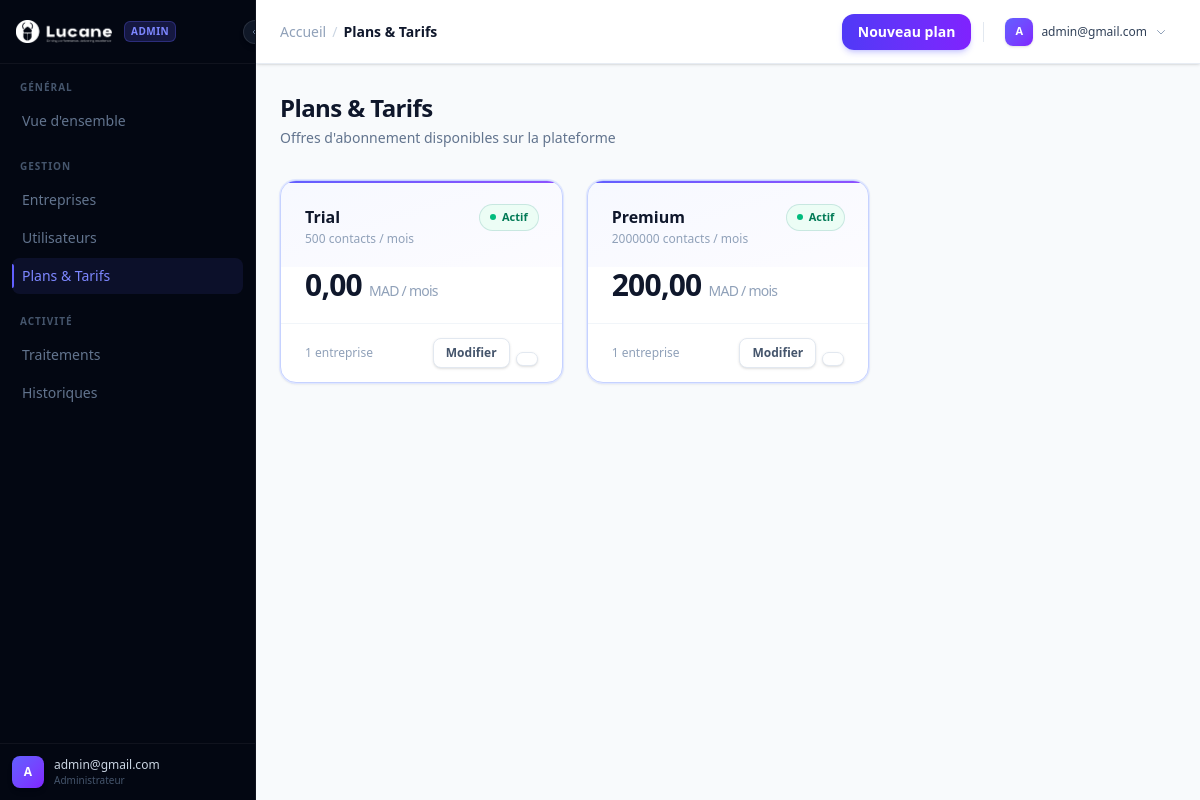
Page /dashboard/admin/plans/ (signed in) on the earlier database version.
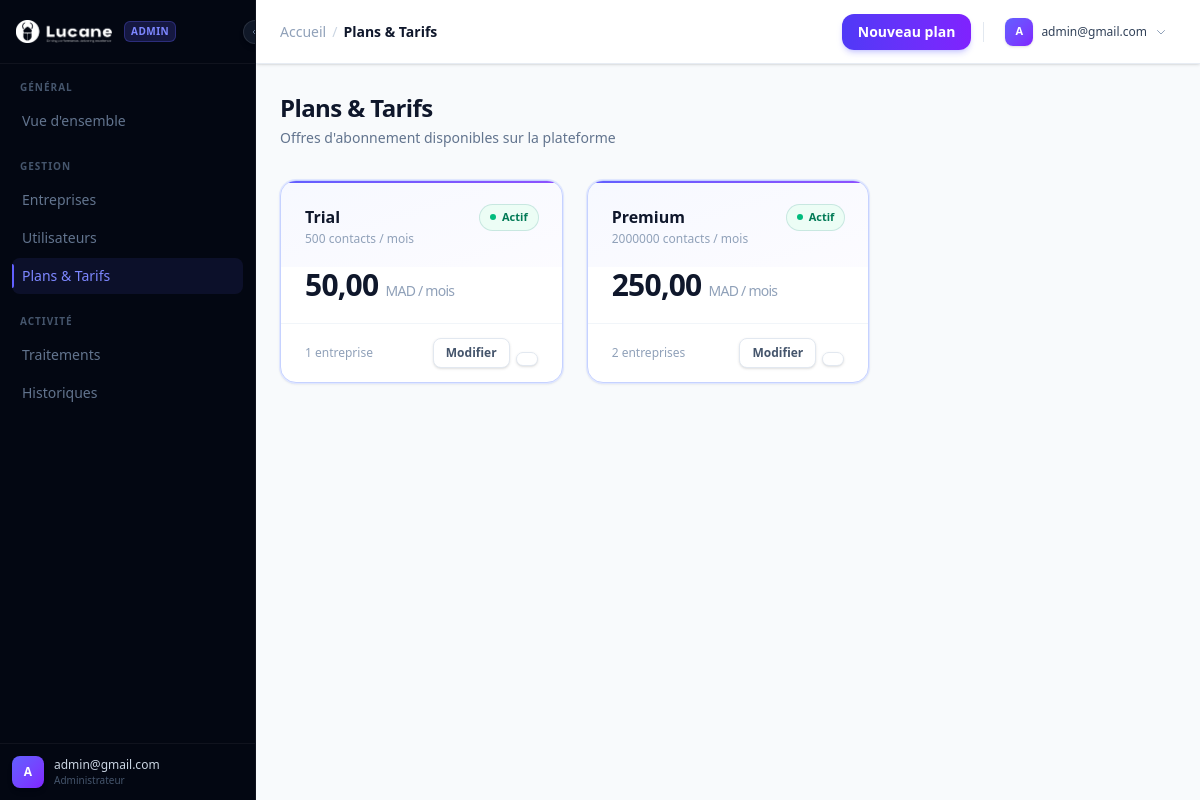
Same page on the later database version.
### apps/billing/models.py (models this page shows, shortened)
class Plan(models.Model):
    name = models.CharField('Nom', max_length=100)
    price = models.DecimalField('Prix mensuel (MAD)', max_digits=10, decimal_places=2, default=0)
    monthly_quota = models.IntegerField('Quota mensuel (contacts)', default=500)
    features = models.JSONField('Fonctionnalités', default=list, blank=True)
    stripe_price_id = models.CharField('Stripe Price ID', max_length=255, blank=True)
    is_active = models.BooleanField('Actif', default=True)
    class Meta:
        verbose_name = 'Plan'
        verbose_name_plural = 'Plans'

### apps/dashboard/views.py (the view)
# urls.py: path('admin/plans/', views.admin_plans, name='admin_plans'),
@login_required
@admin_required
def admin_plans(request):
    plans = Plan.objects.prefetch_related('companies').order_by('price')
    return render(request, 'dashboard/admin_plans.html', {'plans': plans})

### templates/dashboard/admin_plans.html (shortened to what this page needs)
{% extends "dashboard/admin_base.html" %}
{% load lucide %}
{% block admin_breadcrumb %}
<div class="flex items-center gap-1.5 text-sm">
    <a href="{% url 'dashboard:admin_dashboard' %}" class="text-slate-400 hover:text-slate-700 transition-colors">Accueil</a>
    <span class="text-slate-300">/</span>
    <span class="font-semibold text-slate-900">Plans & Tarifs</span>
</div>
{% endblock %}
{% block header_actions %}
<a href="{% url 'dashboard:admin_plan_create' %}"
   class="inline-flex items-center gap-1.5 rounded-xl bg-gradient-to-r from-indigo-600 to-violet-600
          px-4 py-2 text-sm font-semibold text-white shadow-md shadow-indigo-500/25
          transition-all hover:shadow-indigo-500/40 hover:scale-[1.02] active:scale-100">
    Nouveau plan
</a>
{% endblock %}
{% block content %}
<div class="mb-8">
    <h2 class="text-2xl font-bold text-slate-900 tracking-tight">Plans & Tarifs</h2>
    <p class="mt-1 text-sm text-slate-500">Offres d'abonnement disponibles sur la plateforme</p>
</div>
<div class="grid gap-6 sm:grid-cols-2 lg:grid-cols-3">
    {% for plan in plans %}
    <div class="group flex flex-col rounded-2xl border
                {% if plan.is_active %}border-indigo-200 ring-1 ring-indigo-100{% else %}border-slate-200{% endif %}
                bg-white shadow-sm hover:shadow-lg transition-all hover:-translate-y-0.5 overflow-hidden">
        <div class="relative flex items-start justify-between p-6 pb-5
                    {% if plan.is_active %}bg-gradient-to-br from-indigo-50/50 to-violet-50/30{% endif %}">
            {% if plan.is_active %}
            <div class="absolute inset-x-0 top-0 h-0.5 bg-gradient-to-r from-indigo-500 to-violet-500"></div>
            {% endif %}
            <div>
                <h3 class="text-base font-bold text-slate-900">{{ plan.name }}</h3>
                <p class="mt-0.5 text-xs text-slate-400">{{ plan.monthly_quota }} contacts / mois</p>
            </div>
            {% if plan.is_active %}
            <span class="inline-flex items-center gap-1.5 rounded-full bg-emerald-50 px-2.5 py-1 text-[11px]
                         font-semibold text-emerald-700 ring-1 ring-emerald-600/20">
                <span class="h-1.5 w-1.5 rounded-full bg-emerald-500"></span>Actif
            </span>
            {% else %}
            <span class="inline-flex items-center rounded-full bg-slate-100 px-2.5 py-1 text-[11px]
                         font-semibold text-slate-500">Inactif</span>
            {% endif %}
        </div>
        <div class="flex-1 px-6 pb-5">
            <p class="text-3xl font-black text-slate-900 tracking-tight">
                {{ plan.price }}
                <span class="text-sm font-normal text-slate-400">MAD / mois</span>
            </p>
        </div>
        <div class="flex items-center justify-between border-t border-slate-100 px-6 py-3.5">
            <span class="text-xs font-medium text-slate-400">
                {{ plan.companies.count }} entreprise{{ plan.companies.count|pluralize }}
            </span>
            <div class="flex items-center gap-1.5">
                <a href="{% url 'dashboard:admin_plan_edit' plan.pk %}"
                   class="inline-flex items-center gap-1 rounded-lg border border-slate-200 bg-white
                          px-3 py-1.5 text-xs font-semibold text-slate-600 shadow-sm
                          transition-all hover:bg-slate-50 hover:border-slate-300">
                    {% lucide "pencil" class="w-3 h-3" %} Modifier
                </a>
                <form method="post" action="{% url 'dashboard:admin_plan_delete' plan.pk %}"
                      onsubmit="return confirm('Supprimer le plan {{ plan.name }} ?')">
                    <button type="submit"
                            class="inline-flex items-center rounded-lg border border-slate-200 bg-white
                                   px-2.5 py-1.5 text-xs text-red-500 shadow-sm
                                   transition-all hover:bg-red-50 hover:border-red-200">
                    </button>
                </form>
            </div>
        </div>
    </div>
    {% endfor %}
</div>
{% endblock %}

Differences in the rows shown:
changed Plan "Trial": price "0,00" → "50,00"
changed Plan "Premium": price "200,00" → "250,00"; companies.count "1" → "2"
